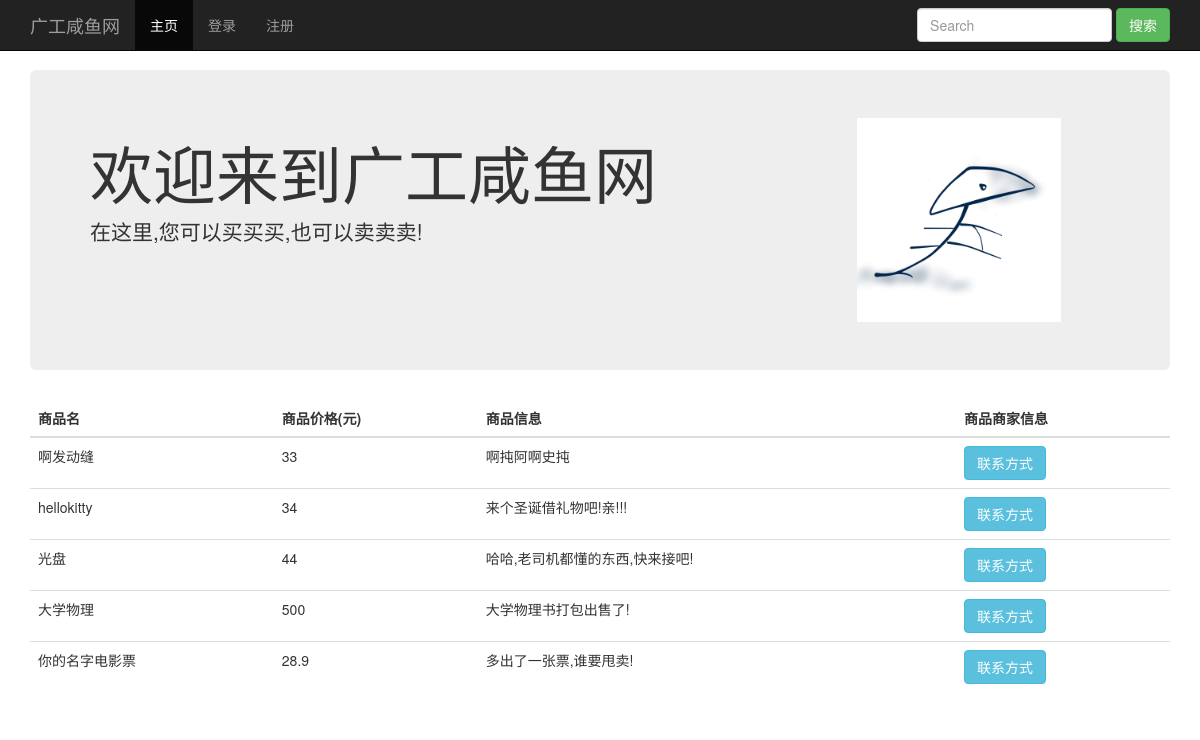
The app's page /, older data.
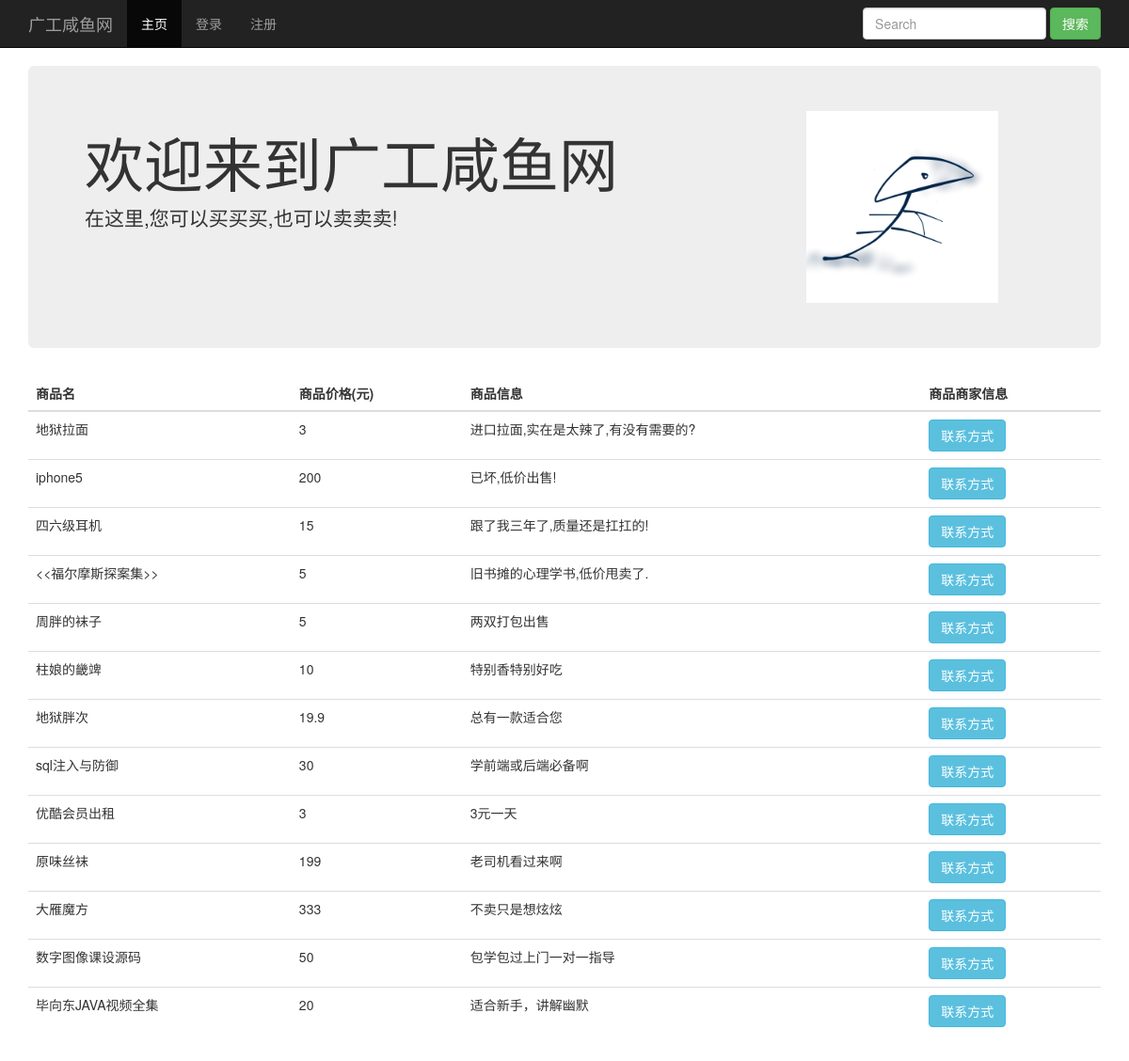
The same page, newer data.
### tables this page shows
CREATE TABLE `GOOD` (
  `GID` char(9) NOT NULL,
  `UID` char(9) NOT NULL,
  `GNAME` char(20) NOT NULL,
  `GPRICE` float NOT NULL,
  `GINFO` text,
  PRIMARY KEY (`GID`),
  KEY `UID` (`UID`),
  CONSTRAINT `GOOD_ibfk_1` FOREIGN KEY (`UID`) REFERENCES `USER` (`UID`)
);

### index.php (the view, shortened to what this page needs)
<?php
include 'public/php/conn.php';
$login=false;
$level=0;
$result=mysqli_query($conn,"SELECT * FROM GOOD");
?>
<!DOCTYPE html>
<html lang="zh-CN">
  <head>
	<link href="/public/css/bootstrap.min.css" rel="stylesheet">
	<link href="/public/css/start.css" rel="stylesheet">
	<link href="/public/css/footer.css" rel="stylesheet">
  </head>
  <body>
	<nav class="navbar navbar-inverse navbar-fixed-top">
	  <div class="container">
		<div class="navbar-header">
		  <a class="navbar-brand" href="/index.php">广工咸鱼网</a>
		</div>
		<div id="navbar" class="collapse navbar-collapse">
		  <ul class="nav navbar-nav">
			<li class="active"><a href="/index.php">主页</a></li>
            <?php
            if($login){
				if($level==3){
                    echo '<li > <a href="/public/php/order.php" >订单</a></li>';
				}
				else if($level==2){
                    echo '<li > <a href="/public/php/statistic.php" >统计</a></li>';
                    echo '<li > <a href="/public/php/sale.php" >卖咸鱼</a></li>';
                    echo '<li > <a href="/public/php/self.php" >个人中心</a></li>';
				}
				else if($level==1){
                    echo '<li > <a href="/public/php/statistic.php" >统计</a></li>';
                    echo '<li > <a href="/public/php/self.php" >个人中心</a></li>';
                    echo '<li > <a href="/public/php/manage.php" >管理</a></li>';
				}
                    echo '<li > <a href="public/php/logout.php" >注销</a></li>';
            }
            else{
                echo '<li > <a href="#login" data-toggle="modal" data-target="#login">登录</a></li>
			          <li >  <a href="#register" data-toggle="modal" data-target="#register">注册</a></li>';
            }
            ?>
		  </ul>
			<form action="/public/php/search.php" method="post" class="navbar-form navbar-right" >
				<div class="form-group">
				<input class="form-control" type="text" name="search" placeholder="Search">
				<button class="btn btn-success" type="submit" name="submit" >搜索</button>
				</div>
			</form>
		</div>
	  </div>
	</nav>
	<div class="container">
			<div class="content">
			  <div class="jumbotron">
				<img src="/public/img/logo.jpg" style="width:20%;height:20%;display:inline"  >
				<div style="float:left;margin-right:200px">
				<h1 >欢迎来到广工咸鱼网</h1>
				<p class="lead">在这里,您可以买买买,也可以卖卖卖!</p>
				</div>
			  </div>
			<div class="goods" style="margin-top:30px">
				<table class="table table-hover">
					<thead>
						<tr>
							<th>商品名</th>
							<th>商品价格(元)</th>
							<th>商品信息</th>
							<th>商品商家信息</th>
						</tr>
					</thead>
				<?php
					while($good_array=mysqli_fetch_array($result)){
				?>
					<form action="/public/php/indexpro.php" method="post" >
						<tr>
							<td>
								<?php echo htmlspecialchars($good_array['GNAME'])?>
							</td>
							<td>
								<?php echo htmlspecialchars($good_array['GPRICE'])?>
							</td>
							<td>
								<?php echo htmlspecialchars($good_array['GINFO'])?>
							</td>
							<td>
								<button class="btn btn-info" type="submit" name="getcontact" value="true">联系方式</button>
							</td>
					</form>
				<?php  }?>
				</table>
			</div>
                </div>
            </div>
  </body>
</html>

Row changes from the older to the newer data that the page shows:
removed good: GNAME "啊发动缝", GPRICE "33", GINFO "啊扽阿啊史扽"
removed good: GNAME "大学物理", GPRICE "500", GINFO "大学物理书打包出售了!"
added good: GNAME "地狱拉面", GPRICE "3", GINFO "进口拉面,实在是太辣了,有没有需要的?"
added good: GNAME "iphone5", GPRICE "200", GINFO "已坏,低价出售!"
changed good: GNAME "hellokitty" → "四六级耳机"; GPRICE "34" → "15"; GINFO "来个圣诞借礼物吧!亲!!!" → "跟了我三年了,质量还是扛扛的!"
changed good: GNAME "光盘" → "<<福尔摩斯探案集>>"; GPRICE "44" → "5"; GINFO "哈哈,老司机都懂的东西,快来接吧!" → "旧书摊的心理学书,低价甩卖了."
changed good: GNAME "你的名字电影票" → "周胖的袜子"; GPRICE "28.9" → "5"; GINFO "多出了一张票,谁要甩卖!" → "两双打包出售"
added good: GNAME "柱娘的畿䇑", GPRICE "10", GINFO "特别香特别好吃"
added good: GNAME "地狱胖次", GPRICE "19.9", GINFO "总有一款适合您"
added good: GNAME "sql注入与防御", GPRICE "30", GINFO "学前端或后端必备啊"
added good: GNAME "优酷会员出租", GPRICE "3", GINFO "3元一天"
added good: GNAME "原味丝袜", GPRICE "199", GINFO "老司机看过来啊"
added good: GNAME "大雁魔方", GPRICE "333", GINFO "不卖只是想炫炫"
added good: GNAME "数字图像课设源码", GPRICE "50", GINFO "包学包过上门一对一指导"
added good: GNAME "毕向东JAVA视频全集", GPRICE "20", GINFO "适合新手，讲解幽默"
